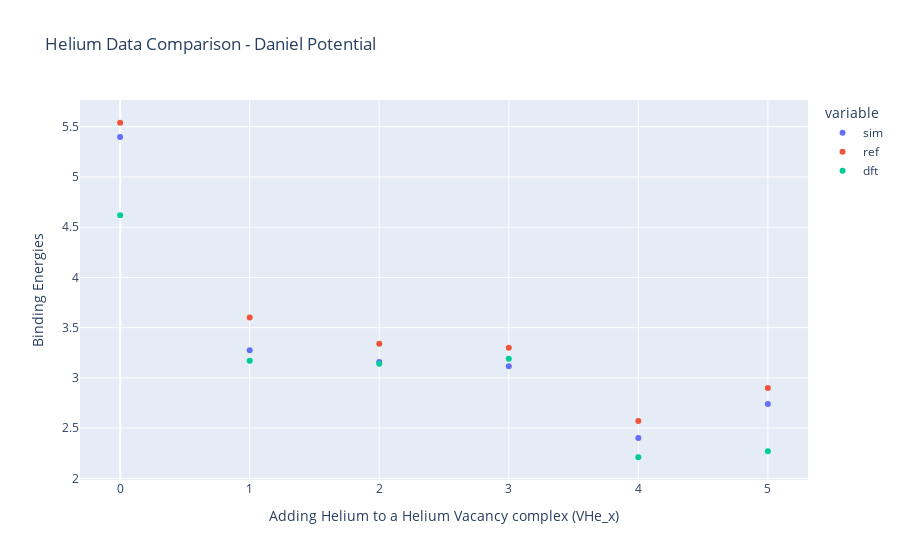

Notebook code cell kept with this figure:
### Code cell
energy = np.array(data['V_1H_0He_x add He']['energy_opt_lst'])

binding = {}

binding['sim'] = -np.diff(energy) - perfect + he_int

binding['x'] = np.arange(0, len(energy)-1)

binding['ref'] = np.array([5.54, 3.60, 3.34, 3.30, 2.57, 2.90])

binding['dft'] = np.array([4.62, 3.17, 3.14, 3.19, 2.21, 2.27])

binding_df = pd.DataFrame(binding)

# Create a line plot using Plotly Express
fig = px.scatter(binding_df, x='x', y=['sim', 'ref', 'dft'],
              labels={'x': 'Adding Helium to a Helium Vacancy complex (VHe_x)', 'value': 'Binding Energies'},
              title='Helium Data Comparison - Daniel Potential')

# Show the plot
fig.show()

### Figure 1 — Plotly figure (JSON) as saved in the notebook; plotly's stock layout.template omitted (floating-point values rounded to 4 significant figures)
{"data": [{"hovertemplate": "variable=sim<br>Adding Helium to a Helium Vacancy complex (VHe_x)=%{x}<br>Binding Energies=%{y}<extra></extra>", "legendgroup": "sim", "marker": {"color": "#636efa", "symbol": "circle"}, "mode": "markers", "name": "sim", "orientation": "v", "showlegend": true, "type": "scatter", "x": [0, 1, 2, 3, 4, 5], "xaxis": "x", "y": [5.397, 3.274, 3.157, 3.117, 2.4, 2.74], "yaxis": "y"}, {"hovertemplate": "variable=ref<br>Adding Helium to a Helium Vacancy complex (VHe_x)=%{x}<br>Binding Energies=%{y}<extra></extra>", "legendgroup": "ref", "marker": {"color": "#EF553B", "symbol": "circle"}, "mode": "markers", "name": "ref", "orientation": "v", "showlegend": true, "type": "scatter", "x": [0, 1, 2, 3, 4, 5], "xaxis": "x", "y": [5.54, 3.6, 3.34, 3.3, 2.57, 2.9], "yaxis": "y"}, {"hovertemplate": "variable=dft<br>Adding Helium to a Helium Vacancy complex (VHe_x)=%{x}<br>Binding Energies=%{y}<extra></extra>", "legendgroup": "dft", "marker": {"color": "#00cc96", "symbol": "circle"}, "mode": "markers", "name": "dft", "orientation": "v", "showlegend": true, "type": "scatter", "x": [0, 1, 2, 3, 4, 5], "xaxis": "x", "y": [4.62, 3.17, 3.14, 3.19, 2.21, 2.27], "yaxis": "y"}], "layout": {"legend": {"title": {"text": "variable"}, "tracegroupgap": 0}, "title": {"text": "Helium Data Comparison - Daniel Potential"}, "xaxis": {"anchor": "y", "domain": [0, 1], "title": {"text": "Adding Helium to a Helium Vacancy complex (VHe_x)"}}, "yaxis": {"anchor": "x", "domain": [0, 1], "title": {"text": "Binding Energies"}}}}
